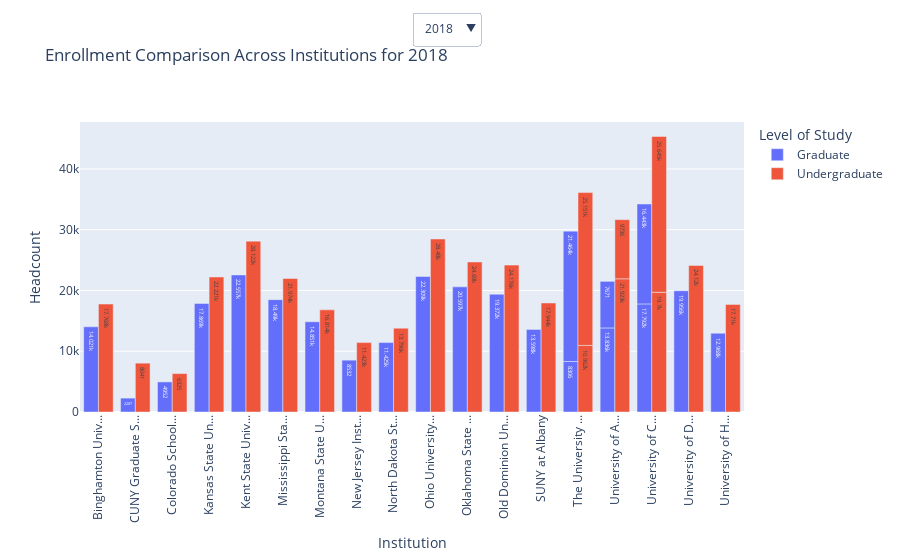

Notebook source saved alongside this figure:
### Code cell
data = pd.read_csv("effyYEAR/SELECTED_enrollment_data.csv")

years = data["year"].unique()

# Create the initial bar chart
initial_year = years[0]
filtered_data = data[data["year"] == initial_year]
pivot_data = filtered_data.pivot_table(index="university_name", columns="level_of_study", values="headcount", aggfunc="sum")
pivot_data = pivot_data.reset_index()
pivot_data["university_name"] = pivot_data["university_name"].apply(lambda x: x[:15] + "..." if len(x) > 15 else x)
melted_data = pd.melt(pivot_data, id_vars=["university_name"], var_name="Level of Study", value_name="Headcount")

fig = px.bar(melted_data, x="university_name", y="Headcount", color="Level of Study", 
             title=f"Enrollment Comparison Across Institutions for {initial_year}",
             labels={"university_name": "Institution", "Headcount": "Headcount"},
             text_auto=True)


fig.update_layout(
    xaxis_title="Institution",
    yaxis_title="Headcount",
    xaxis_tickangle=-90,
    legend_title="Level of Study",
    barmode='group'
)

# Create dropdown menu options
dropdown_options = []
for year in years:
    # Filter data for the selected year
    filtered_data = data[data["year"] == year]
    pivot_data = filtered_data.pivot_table(index="university_name", columns="level_of_study", values="headcount", aggfunc="sum")
    pivot_data = pivot_data.reset_index()
    pivot_data["university_name"] = pivot_data["university_name"].apply(lambda x: x[:15] + "..." if len(x) > 15 else x)
    melted_data = pd.melt(pivot_data, id_vars=["university_name"], var_name="Level of Study", value_name="Headcount")
    
    # Create a new trace for the selected year
    new_trace = px.bar(melted_data, x="university_name", y="Headcount", color="Level of Study", 
                       text_auto=True).data
    
    # Add the new trace to the figure
    for trace in new_trace:
        fig.add_trace(trace)
    
    # Add the dropdown option for the year
    dropdown_options.append(
        {
            "label": str(year),
            "method": "update",
            "args": [
                {"visible": [False] * len(fig.data)},  # Hide all traces initially
                {"title": f"Enrollment Comparison Across Institutions for {year}"}
            ]
        }
    )

# Add dropdown menu to the layout
fig.update_layout(
    updatemenus=[
        {
            "buttons": dropdown_options,
            "direction": "down",
            "showactive": True,
            "x": 0.5,
            "xanchor": "left",
            "y": 1.38,
            "yanchor": "top"
        }
    ]
)

# Initially hide all traces except the first year
for i, trace in enumerate(fig.data):
    trace.visible = (i < len(fig.data) // len(years))

# Show the plot
fig.show()

### Figure 1 — Plotly figure (JSON) as saved in the notebook; plotly's stock layout.template omitted (floating-point values rounded to 4 significant figures)
{"data": [{"alignmentgroup": "True", "hovertemplate": "Level of Study=Graduate<br>Institution=%{x}<br>Headcount=%{y}<extra></extra>", "legendgroup": "Graduate", "marker": {"color": "#636efa", "pattern": {"shape": ""}}, "name": "Graduate", "offsetgroup": "Graduate", "orientation": "v", "showlegend": true, "textposition": "auto", "texttemplate": "%{y}", "type": "bar", "visible": true, "x": ["Binghamton Univ...", "CUNY Graduate S...", "Colorado School...", "Kansas State Un...", "Kent State Univ...", "Mississippi Sta...", "Montana State U...", "New Jersey Inst...", "North Dakota St...", "Ohio University...", "Oklahoma State ...", "Old Dominion Un...", "SUNY at Albany", "The University ...", "The University ...", "University of A...", "University of A...", "University of C...", "University of C...", "University of D...", "University of H..."], "xaxis": "x", "y": [14021, 2287, 4952, 17869, 22557, 18490, 14851, 8532, 11425, 22309, 20597, 19372, 13598, 8306, 21464, 13836, 7671, 17792, 16443, 19956, 12968], "yaxis": "y"}, {"alignmentgroup": "True", "hovertemplate": "Level of Study=Undergraduate<br>Institution=%{x}<br>Headcount=%{y}<extra></extra>", "legendgroup": "Undergraduate", "marker": {"color": "#EF553B", "pattern": {"shape": ""}}, "name": "Undergraduate", "offsetgroup": "Undergraduate", "orientation": "v", "showlegend": true, "textposition": "auto", "texttemplate": "%{y}", "type": "bar", "visible": true, "x": ["Binghamton Univ...", "CUNY Graduate S...", "Colorado School...", "Kansas State Un...", "Kent State Univ...", "Mississippi Sta...", "Montana State U...", "New Jersey Inst...", "North Dakota St...", "Ohio University...", "Oklahoma State ...", "Old Dominion Un...", "SUNY at Albany", "The University ...", "The University ...", "University of A...", "University of A...", "University of C...", "University of C...", "University of D...", "University of H..."], "xaxis": "x", "y": [17768, 8041, 6325, 22221, 28122, 21974, 16814, 11423, 13796, 28480, 24690, 24176, 17944, 10962, 25151, 21923, 9736, 19700, 25645, 24120, 17710], "yaxis": "y"}, {"alignmentgroup": "True", "hovertemplate": "Level of Study=Graduate<br>university_name=%{x}<br>Headcount=%{y}<extra></extra>", "legendgroup": "Graduate", "marker": {"color": "#636efa", "pattern": {"shape": ""}}, "name": "Graduate", "offsetgroup": "Graduate", "orientation": "v", "showlegend": true, "textposition": "auto", "texttemplate": "%{y}", "type": "bar", "visible": false, "x": ["Binghamton Univ...", "CUNY Graduate S...", "Colorado School...", "Kansas State Un...", "Kent State Univ...", "Mississippi Sta...", "Montana State U...", "New Jersey Inst...", "North Dakota St...", "Ohio University...", "Oklahoma State ...", "Old Dominion Un...", "SUNY at Albany", "The University ...", "The University ...", "University of A...", "University of A...", "University of C...", "University of C...", "University of D...", "University of H..."], "xaxis": "x", "y": [14021, 2287, 4952, 17869, 22557, 18490, 14851, 8532, 11425, 22309, 20597, 19372, 13598, 8306, 21464, 13836, 7671, 17792, 16443, 19956, 12968], "yaxis": "y"}, {"alignmentgroup": "True", "hovertemplate": "Level of Study=Undergraduate<br>university_name=%{x}<br>Headcount=%{y}<extra></extra>", "legendgroup": "Undergraduate", "marker": {"color": "#EF553B", "pattern": {"shape": ""}}, "name": "Undergraduate", "offsetgroup": "Undergraduate", "orientation": "v", "showlegend": true, "textposition": "auto", "texttemplate": "%{y}", "type": "bar", "visible": false, "x": ["Binghamton Univ...", "CUNY Graduate S...", "Colorado School...", "Kansas State Un...", "Kent State Univ...", "Mississippi Sta...", "Montana State U...", "New Jersey Inst...", "North Dakota St...", "Ohio University...", "Oklahoma State ...", "Old Dominion Un...", "SUNY at Albany", "The University ...", "The University ...", "University of A...", "University of A...", "University of C...", "University of C...", "University of D...", "University of H..."], "xaxis": "x", "y": [17768, 8041, 6325, 22221, 28122, 21974, 16814, 11423, 13796, 28480, 24690, 24176, 17944, 10962, 25151, 21923, 9736, 19700, 25645, 24120, 17710], "yaxis": "y"}, {"alignmentgroup": "True", "hovertemplate": "Level of Study=Graduate<br>university_name=%{x}<br>Headcount=%{y}<extra></extra>", "legendgroup": "Graduate", "marker": {"color": "#636efa", "pattern": {"shape": ""}}, "name": "Graduate", "offsetgroup": "Graduate", "orientation": "v", "showlegend": true, "textposition": "auto", "texttemplate": "%{y}", "type": "bar", "visible": false, "x": ["Binghamton Univ...", "CUNY Graduate S...", "Colorado School...", "Kansas State Un...", "Kent State Univ...", "Mississippi Sta...", "Montana State U...", "New Jersey Inst...", "North Dakota St...", "Ohio University...", "Oklahoma State ...", "Old Dominion Un...", "SUNY at Albany", "The University ...", "The University ...", "University of A...", "University of A...", "University of C...", "University of C...", "University of D...", "University of H..."], "xaxis": "x", "y": [14165, 2498, 5156, 17210, 22262, 18792, 14760, 8794, 10831, 20989, 20041, 19176, 13286, 7714, 21427, 13836, 7989, 17517, 15818, 19678, 12631], "yaxis": "y"}, {"alignmentgroup": "True", "hovertemplate": "Level of Study=Undergraduate<br>university_name=%{x}<br>Headcount=%{y}<extra></extra>", "legendgroup": "Undergraduate", "marker": {"color": "#EF553B", "pattern": {"shape": ""}}, "name": "Undergraduate", "offsetgroup": "Undergraduate", "orientation": "v", "showlegend": true, "textposition": "auto", "texttemplate": "%{y}", "type": "bar", "visible": false, "x": ["Binghamton Univ...", "CUNY Graduate S...", "Colorado School...", "Kansas State Un...", "Kent State Univ...", "Mississippi Sta...", "Montana State U...", "New Jersey Inst...", "North Dakota St...", "Ohio University...", "Oklahoma State ...", "Old Dominion Un...", "SUNY at Albany", "The University ...", "The University ...", "University of A...", "University of A...", "University of C...", "University of C...", "University of D...", "University of H..."], "xaxis": "x", "y": [18124, 8503, 6628, 21719, 27716, 22226, 16692, 11518, 13173, 27367, 24079, 23675, 17544, 10487, 25177, 22080, 9988, 19494, 24910, 23808, 17490], "yaxis": "y"}, {"alignmentgroup": "True", "hovertemplate": "Level of Study=Graduate<br>university_name=%{x}<br>Headcount=%{y}<extra></extra>", "legendgroup": "Graduate", "marker": {"color": "#636efa", "pattern": {"shape": ""}}, "name": "Graduate", "offsetgroup": "Graduate", "orientation": "v", "showlegend": true, "textposition": "auto", "texttemplate": "%{y}", "type": "bar", "visible": false, "x": ["Binghamton Univ...", "CUNY Graduate S...", "Colorado School...", "Kansas State Un...", "Kent State Univ...", "Mississippi Sta...", "Montana State U...", "New Jersey Inst...", "North Dakota St...", "Ohio University...", "Oklahoma State ...", "Old Dominion Un...", "SUNY at Albany", "The University ...", "The University ...", "University of A...", "University of A...", "University of C...", "University of C...", "University of D...", "University of H..."], "xaxis": "x", "y": [15293, 3616, 5411, 18417, 25459, 20288, 16214, 10275, 11626, 23910, 21688, 22182, 15185, 9259, 24745, 14969, 8898, 18761, 20717, 21869, 15160], "yaxis": "y"}, {"alignmentgroup": "True", "hovertemplate": "Level of Study=Undergraduate<br>university_name=%{x}<br>Headcount=%{y}<extra></extra>", "legendgroup": "Undergraduate", "marker": {"color": "#EF553B", "pattern": {"shape": ""}}, "name": "Undergraduate", "offsetgroup": "Undergraduate", "orientation": "v", "showlegend": true, "textposition": "auto", "texttemplate": "%{y}", "type": "bar", "visible": false, "x": ["Binghamton Univ...", "CUNY Graduate S...", "Colorado School...", "Kansas State Un...", "Kent State Univ...", "Mississippi Sta...", "Montana State U...", "New Jersey Inst...", "North Dakota St...", "Ohio University...", "Oklahoma State ...", "Old Dominion Un...", "SUNY at Albany", "The University ...", "The University ...", "University of A...", "University of A...", "University of C...", "University of C...", "University of D...", "University of H..."], "xaxis": "x", "y": [19660, 10413, 7092, 23353, 32341, 24449, 18756, 13619, 14384, 31679, 26463, 28042, 20099, 12694, 29556, 25843, 11312, 20861, 31796, 26527, 20702], "yaxis": "y"}, {"alignmentgroup": "True", "hovertemplate": "Level of Study=Graduate<br>university_name=%{x}<br>Headcount=%{y}<extra></extra>", "legendgroup": "Graduate", "marker": {"color": "#636efa", "pattern": {"shape": ""}}, "name": "Graduate", "offsetgroup": "Graduate", "orientation": "v", "showlegend": true, "textposition": "auto", "texttemplate": "%{y}", "type": "bar", "visible": false, "x": ["Binghamton Univ...", "CUNY Graduate S...", "Colorado School...", "Kansas State Un...", "Kent State Univ...", "Mississippi Sta...", "Montana State U...", "New Jersey Inst...", "North Dakota St...", "Ohio University...", "Oklahoma State ...", "Old Dominion Un...", "SUNY at Albany", "The University ...", "The University ...", "University of A...", "University of A...", "University of C...", "University of C...", "University of D...", "University of H..."], "xaxis": "x", "y": [15586, 4003, 5479, 17454, 24758, 20571, 15822, 10441, 11357, 22202, 21939, 22396, 14932, 8339, 24400, 15675, 8886, 18693, 18670, 20722, 15044], "yaxis": "y"}, {"alignmentgroup": "True", "hovertemplate": "Level of Study=Undergraduate<br>university_name=%{x}<br>Headcount=%{y}<extra></extra>", "legendgroup": "Undergraduate", "marker": {"color": "#EF553B", "pattern": {"shape": ""}}, "name": "Undergraduate", "offsetgroup": "Undergraduate", "orientation": "v", "showlegend": true, "textposition": "auto", "texttemplate": "%{y}", "type": "bar", "visible": false, "x": ["Binghamton Univ...", "CUNY Graduate S...", "Colorado School...", "Kansas State Un...", "Kent State Univ...", "Mississippi Sta...", "Montana State U...", "New Jersey Inst...", "North Dakota St...", "Ohio University...", "Oklahoma State ...", "Old Dominion Un...", "SUNY at Albany", "The University ...", "The University ...", "University of A...", "University of A...", "University of C...", "University of C...", "University of D...", "University of H..."], "xaxis": "x", "y": [19919, 11223, 7281, 22693, 31555, 25760, 18344, 13687, 14102, 30163, 26947, 28478, 20071, 11821, 29288, 26327, 11318, 20781, 30432, 25695, 20510], "yaxis": "y"}, {"alignmentgroup": "True", "hovertemplate": "Level of Study=Graduate<br>university_name=%{x}<br>Headcount=%{y}<extra></extra>", "legendgroup": "Graduate", "marker": {"color": "#636efa", "pattern": {"shape": ""}}, "name": "Graduate", "offsetgroup": "Graduate", "orientation": "v", "showlegend": true, "textposition": "auto", "texttemplate": "%{y}", "type": "bar", "visible": false, "x": ["Binghamton Univ...", "CUNY Graduate S...", "Colorado School...", "Kansas State Un...", "Kent State Univ...", "Mississippi Sta...", "Montana State U...", "New Jersey Inst...", "North Dakota St...", "Ohio University...", "Oklahoma State ...", "Old Dominion Un...", "SUNY at Albany", "The University ...", "The University ...", "University of A...", "University of A...", "University of C...", "University of C...", "University of D...", "University of H..."], "xaxis": "x", "y": [15728, 3886, 5767, 16914, 24072, 20237, 16223, 10299, 11001, 20744, 21936, 21437, 14531, 8791, 23530, 15360, 8536, 19313, 17912, 20635, 16113], "yaxis": "y"}, {"alignmentgroup": "True", "hovertemplate": "Level of Study=Undergraduate<br>university_name=%{x}<br>Headcount=%{y}<extra></extra>", "legendgroup": "Undergraduate", "marker": {"color": "#EF553B", "pattern": {"shape": ""}}, "name": "Undergraduate", "offsetgroup": "Undergraduate", "orientation": "v", "showlegend": true, "textposition": "auto", "texttemplate": "%{y}", "type": "bar", "visible": false, "x": ["Binghamton Univ...", "CUNY Graduate S...", "Colorado School...", "Kansas State Un...", "Kent State Univ...", "Mississippi Sta...", "Montana State U...", "New Jersey Inst...", "North Dakota St...", "Ohio University...", "Oklahoma State ...", "Old Dominion Un...", "SUNY at Albany", "The University ...", "The University ...", "University of A...", "University of A...", "University of C...", "University of C...", "University of D...", "University of H..."], "xaxis": "x", "y": [19938, 10992, 7789, 22569, 30961, 25666, 18880, 13649, 13753, 28464, 27223, 27417, 19585, 12318, 28582, 25963, 11142, 21432, 29833, 25903, 21745], "yaxis": "y"}, {"alignmentgroup": "True", "hovertemplate": "Level of Study=Graduate<br>university_name=%{x}<br>Headcount=%{y}<extra></extra>", "legendgroup": "Graduate", "marker": {"color": "#636efa", "pattern": {"shape": ""}}, "name": "Graduate", "offsetgroup": "Graduate", "orientation": "v", "showlegend": true, "textposition": "auto", "texttemplate": "%{y}", "type": "bar", "visible": false, "x": ["Binghamton Univ...", "CUNY Graduate S...", "Colorado School...", "Kansas State Un...", "Kent State Univ...", "Mississippi Sta...", "Montana State U...", "New Jersey Inst...", "North Dakota St...", "Ohio University...", "Oklahoma State ...", "Old Dominion Un...", "SUNY at Albany", "The University ...", "The University ...", "University of A...", "University of A...", "University of C...", "University of C...", "University of D...", "University of H..."], "xaxis": "x", "y": [15958, 3916, 5920, 16359, 23408, 19991, 16240, 9945, 10876, 20542, 22490, 21027, 13919, 9160, 23509, 14713, 8021, 18997, 18025, 20874, 16123], "yaxis": "y"}, {"alignmentgroup": "True", "hovertemplate": "Level of Study=Undergraduate<br>university_name=%{x}<br>Headcount=%{y}<extra></extra>", "legendgroup": "Undergraduate", "marker": {"color": "#EF553B", "pattern": {"shape": ""}}, "name": "Undergraduate", "offsetgroup": "Undergraduate", "orientation": "v", "showlegend": true, "textposition": "auto", "texttemplate": "%{y}", "type": "bar", "visible": false, "x": ["Binghamton Univ...", "CUNY Graduate S...", "Colorado School...", "Kansas State Un...", "Kent State Univ...", "Mississippi Sta...", "Montana State U...", "New Jersey Inst...", "North Dakota St...", "Ohio University...", "Oklahoma State ...", "Old Dominion Un...", "SUNY at Albany", "The University ...", "The University ...", "University of A...", "University of A...", "University of C...", "University of C...", "University of D...", "University of H..."], "xaxis": "x", "y": [20307, 10690, 7872, 21976, 29863, 25193, 18820, 13931, 13385, 27778, 27951, 26975, 18906, 12591, 28323, 25357, 10515, 21109, 29702, 26135, 21615], "yaxis": "y"}], "layout": {"barmode": "group", "legend": {"title": {"text": "Level of Study"}, "tracegroupgap": 0}, "title": {"text": "Enrollment Comparison Across Institutions for 2018"}, "updatemenus": [{"buttons": [{"args": [{"visible": [false, false, false, false]}, {"title": "Enrollment Comparison Across Institutions for 2018"}], "label": "2018", "method": "update"}, {"args": [{"visible": [false, false, false, false, false, false]}, {"title": "Enrollment Comparison Across Institutions for 2019"}], "label": "2019", "method": "update"}, {"args": [{"visible": [false, false, false, false, false, false, false, false]}, {"title": "Enrollment Comparison Across Institutions for 2020"}], "label": "2020", "method": "update"}, {"args": [{"visible": [false, false, false, false, false, false, false, false, false, false]}, {"title": "Enrollment Comparison Across Institutions for 2021"}], "label": "2021", "method": "update"}, {"args": [{"visible": [false, false, false, false, false, false, false, false, false, false, false, false]}, {"title": "Enrollment Comparison Across Institutions for 2022"}], "label": "2022", "method": "update"}, {"args": [{"visible": [false, false, false, false, false, false, false, false, false, false, false, false, false, false]}, {"title": "Enrollment Comparison Across Institutions for 2023"}], "label": "2023", "method": "update"}], "direction": "down", "showactive": true, "x": 0.5, "xanchor": "left", "y": 1.38, "yanchor": "top"}], "xaxis": {"anchor": "y", "domain": [0, 1], "tickangle": -90, "title": {"text": "Institution"}}, "yaxis": {"anchor": "x", "domain": [0, 1], "title": {"text": "Headcount"}}}}
